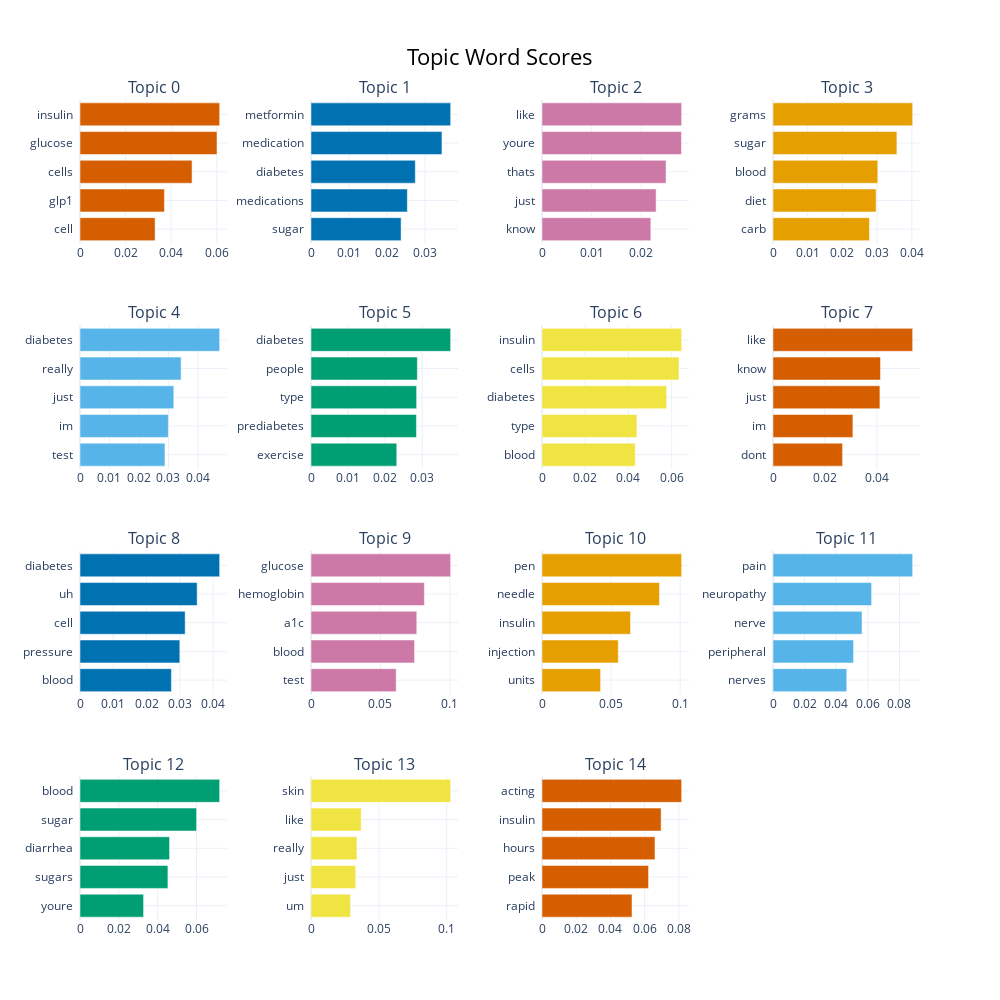

The cell this chart's notebook holds for it:
### Code cell
model.visualize_barchart(top_n_topics=19)

### Figure 1 — Plotly figure (JSON) as saved in the notebook; plotly's stock layout.template omitted (floating-point values rounded to 4 significant figures)
{"data": [{"marker": {"color": "#D55E00"}, "orientation": "h", "type": "bar", "x": [0.03294, 0.03703, 0.04915, 0.0601, 0.06126], "xaxis": "x", "y": ["cell  ", "glp1  ", "cells  ", "glucose  ", "insulin  "], "yaxis": "y"}, {"marker": {"color": "#0072B2"}, "orientation": "h", "type": "bar", "x": [0.0237, 0.02535, 0.02744, 0.03445, 0.03674], "xaxis": "x2", "y": ["sugar  ", "medications  ", "diabetes  ", "medication  ", "metformin  "], "yaxis": "y2"}, {"marker": {"color": "#CC79A7"}, "orientation": "h", "type": "bar", "x": [0.0219, 0.02296, 0.02496, 0.02806, 0.0281], "xaxis": "x3", "y": ["know  ", "just  ", "thats  ", "youre  ", "like  "], "yaxis": "y3"}, {"marker": {"color": "#E69F00"}, "orientation": "h", "type": "bar", "x": [0.02778, 0.02971, 0.03019, 0.03569, 0.04023], "xaxis": "x4", "y": ["carb  ", "diet  ", "blood  ", "sugar  ", "grams  "], "yaxis": "y4"}, {"marker": {"color": "#56B4E9"}, "orientation": "h", "type": "bar", "x": [0.0288, 0.02996, 0.0318, 0.03428, 0.04735], "xaxis": "x5", "y": ["test  ", "im  ", "just  ", "really  ", "diabetes  "], "yaxis": "y5"}, {"marker": {"color": "#009E73"}, "orientation": "h", "type": "bar", "x": [0.02313, 0.02844, 0.02849, 0.02868, 0.03766], "xaxis": "x6", "y": ["exercise  ", "prediabetes  ", "type  ", "people  ", "diabetes  "], "yaxis": "y6"}, {"marker": {"color": "#F0E442"}, "orientation": "h", "type": "bar", "x": [0.04315, 0.04392, 0.05768, 0.06337, 0.06462], "xaxis": "x7", "y": ["blood  ", "type  ", "diabetes  ", "cells  ", "insulin  "], "yaxis": "y7"}, {"marker": {"color": "#D55E00"}, "orientation": "h", "type": "bar", "x": [0.0268, 0.03078, 0.04119, 0.04142, 0.0538], "xaxis": "x8", "y": ["dont  ", "im  ", "just  ", "know  ", "like  "], "yaxis": "y8"}, {"marker": {"color": "#0072B2"}, "orientation": "h", "type": "bar", "x": [0.02744, 0.02997, 0.03157, 0.03517, 0.04193], "xaxis": "x9", "y": ["blood  ", "pressure  ", "cell  ", "uh  ", "diabetes  "], "yaxis": "y9"}, {"marker": {"color": "#CC79A7"}, "orientation": "h", "type": "bar", "x": [0.06135, 0.07462, 0.07619, 0.08167, 0.1006], "xaxis": "x10", "y": ["test  ", "blood  ", "a1c  ", "hemoglobin  ", "glucose  "], "yaxis": "y10"}, {"marker": {"color": "#E69F00"}, "orientation": "h", "type": "bar", "x": [0.0424, 0.0552, 0.06407, 0.08501, 0.1011], "xaxis": "x11", "y": ["units  ", "injection  ", "insulin  ", "needle  ", "pen  "], "yaxis": "y11"}, {"marker": {"color": "#56B4E9"}, "orientation": "h", "type": "bar", "x": [0.04666, 0.05097, 0.05632, 0.06236, 0.08833], "xaxis": "x12", "y": ["nerves  ", "peripheral  ", "nerve  ", "neuropathy  ", "pain  "], "yaxis": "y12"}, {"marker": {"color": "#009E73"}, "orientation": "h", "type": "bar", "x": [0.03275, 0.04527, 0.04612, 0.06004, 0.07192], "xaxis": "x13", "y": ["youre  ", "sugars  ", "diarrhea  ", "sugar  ", "blood  "], "yaxis": "y13"}, {"marker": {"color": "#F0E442"}, "orientation": "h", "type": "bar", "x": [0.02913, 0.03294, 0.03387, 0.03696, 0.1029], "xaxis": "x14", "y": ["um  ", "just  ", "really  ", "like  ", "skin  "], "yaxis": "y14"}, {"marker": {"color": "#D55E00"}, "orientation": "h", "type": "bar", "x": [0.05263, 0.06229, 0.06606, 0.06964, 0.08165], "xaxis": "x15", "y": ["rapid  ", "peak  ", "hours  ", "insulin  ", "acting  "], "yaxis": "y15"}], "layout": {"annotations": [{"font": {"size": 16}, "showarrow": false, "text": "Topic 0", "x": 0.0875, "xanchor": "center", "xref": "paper", "y": 1, "yanchor": "bottom", "yref": "paper"}, {"font": {"size": 16}, "showarrow": false, "text": "Topic 1", "x": 0.3625, "xanchor": "center", "xref": "paper", "y": 1, "yanchor": "bottom", "yref": "paper"}, {"font": {"size": 16}, "showarrow": false, "text": "Topic 2", "x": 0.6375, "xanchor": "center", "xref": "paper", "y": 1, "yanchor": "bottom", "yref": "paper"}, {"font": {"size": 16}, "showarrow": false, "text": "Topic 3", "x": 0.9125, "xanchor": "center", "xref": "paper", "y": 1, "yanchor": "bottom", "yref": "paper"}, {"font": {"size": 16}, "showarrow": false, "text": "Topic 4", "x": 0.0875, "xanchor": "center", "xref": "paper", "y": 0.725, "yanchor": "bottom", "yref": "paper"}, {"font": {"size": 16}, "showarrow": false, "text": "Topic 5", "x": 0.3625, "xanchor": "center", "xref": "paper", "y": 0.725, "yanchor": "bottom", "yref": "paper"}, {"font": {"size": 16}, "showarrow": false, "text": "Topic 6", "x": 0.6375, "xanchor": "center", "xref": "paper", "y": 0.725, "yanchor": "bottom", "yref": "paper"}, {"font": {"size": 16}, "showarrow": false, "text": "Topic 7", "x": 0.9125, "xanchor": "center", "xref": "paper", "y": 0.725, "yanchor": "bottom", "yref": "paper"}, {"font": {"size": 16}, "showarrow": false, "text": "Topic 8", "x": 0.0875, "xanchor": "center", "xref": "paper", "y": 0.45, "yanchor": "bottom", "yref": "paper"}, {"font": {"size": 16}, "showarrow": false, "text": "Topic 9", "x": 0.3625, "xanchor": "center", "xref": "paper", "y": 0.45, "yanchor": "bottom", "yref": "paper"}, {"font": {"size": 16}, "showarrow": false, "text": "Topic 10", "x": 0.6375, "xanchor": "center", "xref": "paper", "y": 0.45, "yanchor": "bottom", "yref": "paper"}, {"font": {"size": 16}, "showarrow": false, "text": "Topic 11", "x": 0.9125, "xanchor": "center", "xref": "paper", "y": 0.45, "yanchor": "bottom", "yref": "paper"}, {"font": {"size": 16}, "showarrow": false, "text": "Topic 12", "x": 0.0875, "xanchor": "center", "xref": "paper", "y": 0.175, "yanchor": "bottom", "yref": "paper"}, {"font": {"size": 16}, "showarrow": false, "text": "Topic 13", "x": 0.3625, "xanchor": "center", "xref": "paper", "y": 0.175, "yanchor": "bottom", "yref": "paper"}, {"font": {"size": 16}, "showarrow": false, "text": "Topic 14", "x": 0.6375, "xanchor": "center", "xref": "paper", "y": 0.175, "yanchor": "bottom", "yref": "paper"}], "height": 1000, "hoverlabel": {"bgcolor": "white", "font": {"family": "Rockwell", "size": 16}}, "showlegend": false, "title": {"font": {"color": "Black", "size": 22}, "text": "Topic Word Scores", "x": 0.5, "xanchor": "center", "yanchor": "top"}, "width": 1000, "xaxis": {"anchor": "y", "domain": [0, 0.175], "showgrid": true}, "xaxis10": {"anchor": "y10", "domain": [0.275, 0.45], "showgrid": true}, "xaxis11": {"anchor": "y11", "domain": [0.55, 0.725], "showgrid": true}, "xaxis12": {"anchor": "y12", "domain": [0.825, 1], "showgrid": true}, "xaxis13": {"anchor": "y13", "domain": [0, 0.175], "showgrid": true}, "xaxis14": {"anchor": "y14", "domain": [0.275, 0.45], "showgrid": true}, "xaxis15": {"anchor": "y15", "domain": [0.55, 0.725], "showgrid": true}, "xaxis16": {"anchor": "y16", "domain": [0.825, 1], "showgrid": true}, "xaxis2": {"anchor": "y2", "domain": [0.275, 0.45], "showgrid": true}, "xaxis3": {"anchor": "y3", "domain": [0.55, 0.725], "showgrid": true}, "xaxis4": {"anchor": "y4", "domain": [0.825, 1], "showgrid": true}, "xaxis5": {"anchor": "y5", "domain": [0, 0.175], "showgrid": true}, "xaxis6": {"anchor": "y6", "domain": [0.275, 0.45], "showgrid": true}, "xaxis7": {"anchor": "y7", "domain": [0.55, 0.725], "showgrid": true}, "xaxis8": {"anchor": "y8", "domain": [0.825, 1], "showgrid": true}, "xaxis9": {"anchor": "y9", "domain": [0, 0.175], "showgrid": true}, "yaxis": {"anchor": "x", "domain": [0.825, 1], "showgrid": true}, "yaxis10": {"anchor": "x10", "domain": [0.275, 0.45], "showgrid": true}, "yaxis11": {"anchor": "x11", "domain": [0.275, 0.45], "showgrid": true}, "yaxis12": {"anchor": "x12", "domain": [0.275, 0.45], "showgrid": true}, "yaxis13": {"anchor": "x13", "domain": [0, 0.175], "showgrid": true}, "yaxis14": {"anchor": "x14", "domain": [0, 0.175], "showgrid": true}, "yaxis15": {"anchor": "x15", "domain": [0, 0.175], "showgrid": true}, "yaxis16": {"anchor": "x16", "domain": [0, 0.175], "showgrid": true}, "yaxis2": {"anchor": "x2", "domain": [0.825, 1], "showgrid": true}, "yaxis3": {"anchor": "x3", "domain": [0.825, 1], "showgrid": true}, "yaxis4": {"anchor": "x4", "domain": [0.825, 1], "showgrid": true}, "yaxis5": {"anchor": "x5", "domain": [0.55, 0.725], "showgrid": true}, "yaxis6": {"anchor": "x6", "domain": [0.55, 0.725], "showgrid": true}, "yaxis7": {"anchor": "x7", "domain": [0.55, 0.725], "showgrid": true}, "yaxis8": {"anchor": "x8", "domain": [0.55, 0.725], "showgrid": true}, "yaxis9": {"anchor": "x9", "domain": [0.275, 0.45], "showgrid": true}}}
